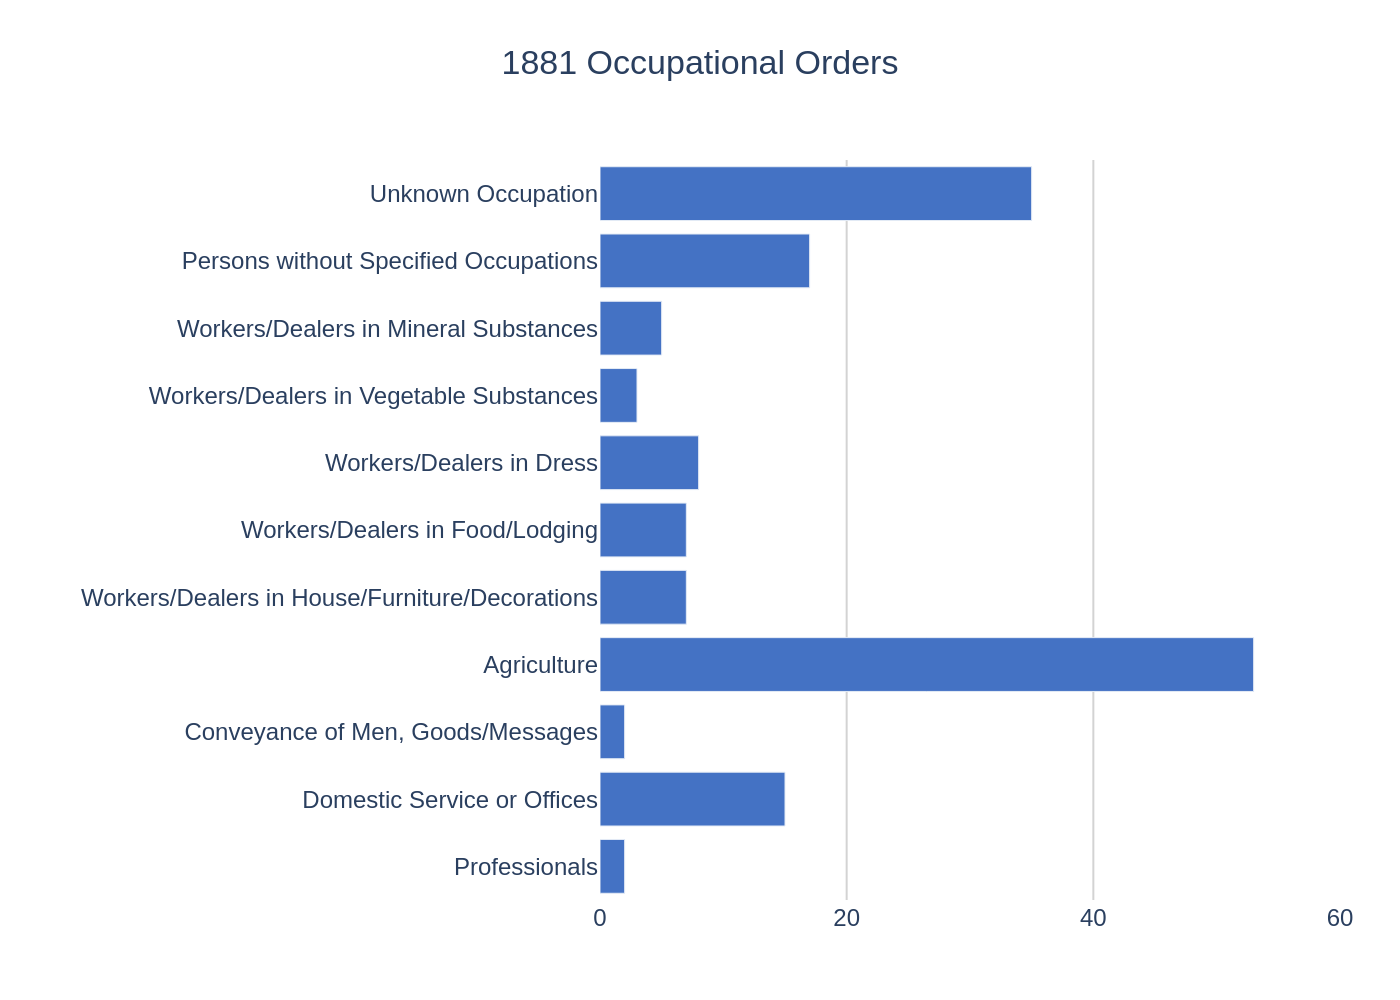

Source code (Python):
import sys
import json
import plotly.graph_objects as go
from pathlib import Path

# Ensure a JSON file path is provided as a command-line argument
if len(sys.argv) != 2:
    print("Usage: python <script_name>.py <json_file_path>")
    sys.exit(1)

json_file_path = Path(sys.argv[1])
if not json_file_path.is_file():
    print(f"Error: JSON file not found at '{json_file_path}'")
    sys.exit(1)

# Read the chart data and configuration from the specified JSON file
with open(json_file_path, 'r', encoding='utf-8') as f:
    config = json.load(f)

# Extract data, texts, and colors from the JSON structure
chart_data = config['chart_data']
texts = config['texts']
colors = config['colors']

# Prepare data for plotting, preserving the order from the JSON
categories = [item['category'] for item in chart_data]
values = [item['value'] for item in chart_data]

# Initialize the figure
fig = go.Figure()

# Add the horizontal bar trace
fig.add_trace(go.Bar(
    y=categories,
    x=values,
    orientation='h',
    marker=dict(color=colors[0])
))

# Combine title and subtitle for the main chart title
title_text = texts['title']
if texts.get('subtitle'):
    title_text += f"<br><sub>{texts['subtitle']}</sub>"

# Update the layout for a clean and accurate presentation
fig.update_layout(
    title=dict(
        text=title_text,
        x=0.5,
        y=0.95,
        xanchor='center',
        yanchor='top'
    ),
    xaxis=dict(
        title_text=texts['x_axis_title'],
        showgrid=True,
        gridcolor='lightgray',
        zeroline=False,
        range=[0, 60]
    ),
    yaxis=dict(
        title_text=texts['y_axis_title'],
        showgrid=False,
        zeroline=False
    ),
    font=dict(
        family="Arial",
        size=12
    ),
    plot_bgcolor='white',
    paper_bgcolor='white',
    margin=dict(l=300, r=30, t=80, b=50),
    showlegend=False
)

# Determine the output filename from the input JSON filename
output_filename = json_file_path.stem + '.png'

# Save the figure to a high-resolution PNG file
fig.write_image(output_filename, scale=2)

print(f"Chart successfully generated and saved to {output_filename}")
